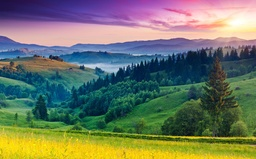
#> input picture lab_2/test.jpg, 256 x 159 px, shrunk from 2000 x 1240 before the run
$ python main.py
#> lines starting #> are read from the running program, lines starting #| are printed output that depends on the picture; after the words box and inside, x2 and y2 are one past the last pixel; in counts of white or black regions, pixels touching at a corner belong together
### lab_2/factory.py
import numpy as np
import matplotlib.pyplot as plt
import math


# =========================
# БАЗОВЫЕ ОПЕРАЦИИ
# =========================

def get_rgb_channels(img_rgb):
    height, width = img_rgb.shape[:2]
    R = np.zeros((height, width), dtype=np.uint8)
    G = np.zeros((height, width), dtype=np.uint8)
    B = np.zeros((height, width), dtype=np.uint8)
    for y in range(height):
        for x in range(width):
            R[y, x] = img_rgb[y, x, 0]
            G[y, x] = img_rgb[y, x, 1]
            B[y, x] = img_rgb[y, x, 2]
    return R, G, B, width, height


# [19 lines left out: function show_channels, not called in this run]


# =========================
# БИНАРИЗАЦИЯ
# =========================

def binarize_rgb_image(img_rgb, threshold=128):
    height, width = img_rgb.shape[:2]
    binary = np.zeros((height, width, 3), dtype=np.uint8)
    R = np.zeros((height, width), dtype=np.uint8)
    G = np.zeros((height, width), dtype=np.uint8)
    B = np.zeros((height, width), dtype=np.uint8)

    for y in range(height):
        for x in range(width):
            for c in range(3):
                val = img_rgb[y, x, c]
                if val >= threshold:
                    binary[y, x, c] = 255
                else:
                    binary[y, x, c] = 0
            R[y, x] = binary[y, x, 0]
            G[y, x] = binary[y, x, 1]
            B[y, x] = binary[y, x, 2]
    return binary, R, G, B


# =========================
# ЯРКОСТНЫЕ СРЕЗЫ
# =========================

def intensity_slicing(channel, low, high, slice_type=1):
    height, width = channel.shape
    result = np.zeros((height, width), dtype=np.uint8)
    for y in range(height):
        for x in range(width):
            val = channel[y, x]
            if slice_type == 1:
                result[y, x] = 255 if low <= val <= high else 0
            elif slice_type == 2:
                result[y, x] = 255 if low <= val <= high else val
            elif slice_type == 3:
                result[y, x] = 255 if val >= low else val
            else:
                result[y, x] = 0
    return result


def apply_slicing_to_rgb(img_rgb, low, high, slice_type=1):
    R = intensity_slicing(img_rgb[:, :, 0], low, high, slice_type)
    G = intensity_slicing(img_rgb[:, :, 1], low, high, slice_type)
    B = intensity_slicing(img_rgb[:, :, 2], low, high, slice_type)
    return R, G, B


# =========================
# ЛИНЕЙНОЕ КОНТРАСТИРОВАНИЕ
# =========================

def linear_contrast_rgb_channels(img_rgb, y_min=0, y_max=255):
    height, width = img_rgb.shape[:2]

    def stretch(channel):
        min_val = 255
        max_val = 0
        for y in range(height):
            for x in range(width):
                val = channel[y, x]
                if val < min_val:
                    min_val = val
                if val > max_val:
                    max_val = val

        stretched = np.zeros((height, width), dtype=np.uint8)
        for y in range(height):
            for x in range(width):
                val = channel[y, x]
                if max_val == min_val:
                    stretched[y, x] = val
                else:
                    tmp = int((val - min_val) / (max_val - min_val) * (y_max - y_min) + y_min)
                    stretched[y, x] = min(max(tmp, 0), 255)
        return stretched

    R = stretch(img_rgb[:, :, 0])
    G = stretch(img_rgb[:, :, 1])
    B = stretch(img_rgb[:, :, 2])
    return R, G, B


# =========================
# ПИЛООБРАЗНОЕ КОНТРАСТИРОВАНИЕ
# =========================

def saw_contrast_color(img_rgb, mode, N=3):
    height, width = img_rgb.shape[:2]

    def transform(channel):
        result = np.zeros((height, width), dtype=np.uint8)
        if mode == 1:
            x1, x2 = 80, 200
            for y in range(height):
                for x in range(width):
                    val = int(channel[y, x])
                    if val < x1 or val > x2:
                        result[y, x] = 100
                    else:
                        temp = (val - x1) * 255 / (x2 - x1)
                        result[y, x] = np.clip(int(temp), 0, 255)
        elif mode == 2:
            x1, x2 = 80, 200
            for y in range(height):
                for x in range(width):
                    val = int(channel[y, x])
                    if val < x1 or val > x2:
                        result[y, x] = 255
                    else:
                        temp = (val - x1) * 255 / (x2 - x1)
                        result[y, x] = np.clip(int(temp), 0, 255)
        elif mode == 3:
            x1, x2 = 50, 180
            for y in range(height):
                for x in range(width):
                    val = int(channel[y, x])
                    if x1 <= val <= x2:
                        temp = (val - x1) * 255 / (x2 - x1)
                        result[y, x] = np.clip(int(temp), 0, 255)
                    else:
                        result[y, x] = 0
        elif mode == 4:
            period = 256 / N
            for y in range(height):
                for x in range(width):
                    val = int(channel[y, x])
                    temp = (val % period) * 255 / period
                    result[y, x] = np.clip(int(temp), 0, 255)
        else:
            raise ValueError("mode должен быть 1,2,3 или 4")
        return result

    R = transform(img_rgb[:, :, 0])
    G = transform(img_rgb[:, :, 1])
    B = transform(img_rgb[:, :, 2])
    rgb = np.stack([R, G, B], axis=2)
    return R, G, B, rgb


# =========================
# СОЛЯРИЗАЦИЯ
# =========================

def solarize_image(img_rgb):
    height, width = img_rgb.shape[:2]
    R = img_rgb[:, :, 0].astype(np.float32)
    G = img_rgb[:, :, 1].astype(np.float32)
    B = img_rgb[:, :, 2].astype(np.float32)

    xmax_R = 0
    xmax_G = 0
    xmax_B = 0
    for y in range(height):
        for x in range(width):
            if R[y, x] > xmax_R:
                xmax_R = R[y, x]
            if G[y, x] > xmax_G:
                xmax_G = G[y, x]
            if B[y, x] > xmax_B:
                xmax_B = B[y, x]

    k_R = 4 / xmax_R if xmax_R != 0 else 0
    k_G = 4 / xmax_G if xmax_G != 0 else 0
    k_B = 4 / xmax_B if xmax_B != 0 else 0

    R_solarized = np.zeros((height, width), dtype=np.uint8)
    G_solarized = np.zeros((height, width), dtype=np.uint8)
    B_solarized = np.zeros((height, width), dtype=np.uint8)

    for y in range(height):
        for x in range(width):
            R_solarized[y, x] = int(k_R * R[y, x] * (xmax_R - R[y, x]))
            G_solarized[y, x] = int(k_G * G[y, x] * (xmax_G - G[y, x]))
            B_solarized[y, x] = int(k_B * B[y, x] * (xmax_B - B[y, x]))

    rgb_solarized = np.stack([R_solarized, G_solarized, B_solarized], axis=2)
    return R_solarized, G_solarized, B_solarized, rgb_solarized


# =========================
# ГАММА-КОРРЕКЦИЯ
# =========================

def gamma_correction_gray(img_rgb, gamma=3.0):
    height, width = img_rgb.shape[:2]
    corrected = np.zeros((height, width), dtype=np.uint8)
    for y in range(height):
        for x in range(width):
            R = img_rgb[y, x, 0]
            G = img_rgb[y, x, 1]
            B = img_rgb[y, x, 2]
            gray = 0.299 * R + 0.587 * G + 0.114 * B
            gray /= 255.0
            val = gray ** gamma * 255
            if val > 255:
                val = 255
            if val < 0:
                val = 0
            corrected[y, x] = int(val)
    return corrected


# =========================
# ГИСТОГРАММА
# =========================

def compute_color_histogram(img_rgb):
    height, width = img_rgb.shape[:2]
    hist_R = np.zeros(256, dtype=int)
    hist_G = np.zeros(256, dtype=int)
    hist_B = np.zeros(256, dtype=int)

    for y in range(height):
        for x in range(width):
            r = img_rgb[y, x, 0]
            g = img_rgb[y, x, 1]
            b = img_rgb[y, x, 2]
            hist_R[r] += 1
            hist_G[g] += 1
            hist_B[b] += 1
    return hist_R, hist_G, hist_B


def show_color_histogram(hist_R, hist_G, hist_B):
    plt.figure(figsize=(8, 4))
    plt.plot(hist_R, color='red', label='R')
    plt.plot(hist_G, color='green', label='G')
    plt.plot(hist_B, color='blue', label='B')
    plt.legend()
    plt.grid(True)
    plt.title("Гистограмма RGB")
    plt.show()


# =========================
# СЕРЫЙ МИР
# =========================

def gray_world_correction(img_rgb):
    height, width = img_rgb.shape[:2]
    sum_R = sum_G = sum_B = 0.0
    for y in range(height):
        for x in range(width):
            sum_R += img_rgb[y, x, 0]
            sum_G += img_rgb[y, x, 1]
            sum_B += img_rgb[y, x, 2]

    mean_R = sum_R / (height * width)
    mean_G = sum_G / (height * width)
    mean_B = sum_B / (height * width)
    mean_gray = (mean_R + mean_G + mean_B) / 3.0

    corrected = np.zeros_like(img_rgb, dtype=np.uint8)
    for y in range(height):
        for x in range(width):
            val_R = int(img_rgb[y, x, 0] * mean_gray / mean_R)
            val_G = int(img_rgb[y, x, 1] * mean_gray / mean_G)
            val_B = int(img_rgb[y, x, 2] * mean_gray / mean_B)
            corrected[y, x, 0] = min(max(val_R, 0), 255)
            corrected[y, x, 1] = min(max(val_G, 0), 255)
            corrected[y, x, 2] = min(max(val_B, 0), 255)
    return corrected


# =========================
# ЛОГ-КОРРЕКЦИЯ
# =========================

def log_correction(img_rgb):
    img_rgb_float = img_rgb.astype(np.float32)

    max_val = np.max(img_rgb_float)

    if max_val <= 0:
        max_val = 1

    c_factor = 255 / math.log(1 + max_val)

    log_img = c_factor * np.log(1 + img_rgb_float)

    log_img = np.clip(log_img, 0, 255).astype(np.uint8)

    return log_img


def show_comparison(original_rgb, processed_rgb, title):

    R_orig, G_orig, B_orig, _, _ = get_rgb_channels(original_rgb)
    R_proc, G_proc, B_proc, _, _ = get_rgb_channels(processed_rgb)

    fig, axes = plt.subplots(2, 4, figsize=(16, 8))

    # === ОРИГИНАЛ ===
    axes[0, 0].imshow(original_rgb)
    axes[0, 0].set_title("Оригинал RGB")
    axes[0, 0].axis("off")

    axes[0, 1].imshow(R_orig, cmap="gray")
    axes[0, 1].set_title("R канал")
    axes[0, 1].axis("off")

    axes[0, 2].imshow(G_orig, cmap="gray")
    axes[0, 2].set_title("G канал")
    axes[0, 2].axis("off")

    axes[0, 3].imshow(B_orig, cmap="gray")
    axes[0, 3].set_title("B канал")
    axes[0, 3].axis("off")

    # === РЕЗУЛЬТАТ ===
    axes[1, 0].imshow(processed_rgb)
    axes[1, 0].set_title(title + " RGB")
    axes[1, 0].axis("off")

    axes[1, 1].imshow(R_proc, cmap="gray")
    axes[1, 1].set_title("R канал")
    axes[1, 1].axis("off")

    axes[1, 2].imshow(G_proc, cmap="gray")
    axes[1, 2].set_title("G канал")
    axes[1, 2].axis("off")

    axes[1, 3].imshow(B_proc, cmap="gray")
    axes[1, 3].set_title("B канал")
    axes[1, 3].axis("off")

    plt.tight_layout()
    plt.show()

### lab_2/main.py
import cv2
import os
import numpy as np
import matplotlib.pyplot as plt
from factory import *

# =========================
# ЗАГРУЗКА
# =========================

current_dir = os.path.dirname(os.path.abspath(__file__))
image_path = os.path.join(current_dir, "test.jpg")

img = cv2.imread(image_path)
#> img is the input picture: shape (159, 256, 3); mean B, G, R 100.5, 118.8, 110.1
img_rgb = cv2.cvtColor(img, cv2.COLOR_BGR2RGB)

# =========================
# БИНАРИЗАЦИЯ
# =========================

binary, Rb, Gb, Bb = binarize_rgb_image(img_rgb, 128)
#> after the loop in binarize_rgb_image, `for y in range(height):`:
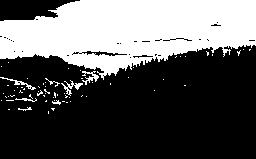
#> B: shape (159, 256); 34.8% white; 67 white regions (59 under 20 px), largest, box (x1, y1, x2, y2) and area: (0, 0, 256, 80) 13602, (61, 80, 83, 96) 102, (82, 71, 99, 85) 98
#> after the loop in binarize_rgb_image, `for y in range(height):`: G: shape (159, 256); 40.8% white; 149 white regions (131 under 20 px), largest, box (x1, y1, x2, y2) and area: (0, 98, 256, 159) 7028, (0, 0, 256, 54) 6905, (28, 46, 173, 56) 551
#> after the loop in binarize_rgb_image, `for y in range(height):`: R: shape (159, 256); 38.1% white; 67 white regions (59 under 20 px), largest, box (x1, y1, x2, y2) and area: (0, 0, 256, 56) 8878, (0, 125, 256, 159) 5511, (21, 56, 128, 73) 585
rgb_binary = np.stack([Rb, Gb, Bb], axis=2).astype(np.uint8)

show_comparison(img_rgb, rgb_binary, "Бинаризация")

# =========================
# ЯРКОСТНЫЕ СРЕЗЫ (RGB)
# =========================

for t in [1, 2, 3]:
    Rs, Gs, Bs = apply_slicing_to_rgb(img_rgb, 120, 200, t)
    rgb_slice = np.stack([Rs, Gs, Bs], axis=2).astype(np.uint8)

    show_comparison(img_rgb, rgb_slice, f"Срез тип {t}")

# =========================
# ЛИНЕЙНЫЙ КОНТРАСТ
# =========================

y_min = 0
y_max = 160

R_lc, G_lc, B_lc = linear_contrast_rgb_channels(img_rgb, y_min, y_max)
#> after the loop in stretch, `for y in range(height):`: max_val = 255; min_val = 0
#> after the loop in stretch, `for y in range(height):`:
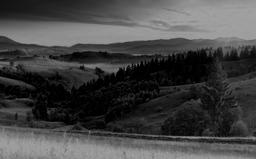
#> stretched: shape (159, 256); min 0, max 160, mean 68.6
#> after the loop in stretch (call 2), `for y in range(height):`: max_val = 255; min_val = 15
#> after the loop in stretch (call 2), `for y in range(height):`:
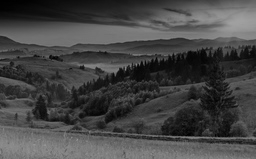
#> stretched: shape (159, 256); min 0, max 160, mean 68.9
rgb_lc = np.stack([R_lc, G_lc, B_lc], axis=2).astype(np.uint8)

show_comparison(img_rgb, rgb_lc, f"Линейный контраст [{y_min},{y_max}]")

# =========================
# ПИЛООБРАЗНОЕ
# =========================

for mode in [1, 2, 3, 4]:
    Rsc, Gsc, Bsc, rgb_sc = saw_contrast_color(img_rgb, mode)
    show_comparison(img_rgb, rgb_sc, f"Пилообразное тип {mode}")

# =========================
# СОЛЯРИЗАЦИЯ
# =========================

R_solar, G_solar, B_solar, img_solar = solarize_image(img_rgb)
#> after the loop in solarize_image, `for y in range(height):`: xmax_B = 251; xmax_G = 255
#> in solarize_image, `k_R = 4 / xmax_R if xmax_R != 0 else 0`: k_R = 0.0157
#> in solarize_image, `k_B = 4 / xmax_B if xmax_B != 0 else 0`: k_B = 0.0159
#> after the loop in solarize_image, `for y in range(height):`:
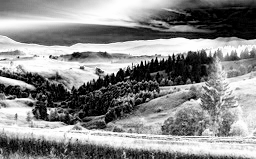
#> R_solarized: shape (159, 256); min 0, max 254, mean 138.1
show_comparison(img_rgb, img_solar, "Соляризация")

# =========================
# ГАММА (GRAYSCALE)
# =========================

gray_gamma = gamma_correction_gray(img_rgb, gamma=3)
#> after the loop in gamma_correction_gray, `for y in range(height):`:
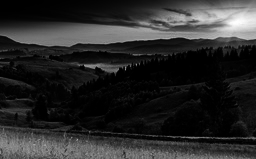
#> corrected: shape (159, 256); min 0, max 253, mean 41.7

fig, axes = plt.subplots(1, 2, figsize=(10, 5))

axes[0].imshow(img_rgb)
axes[0].set_title("Оригинал RGB")
axes[0].axis("off")

axes[1].imshow(gray_gamma, cmap="gray")
axes[1].set_title("Гамма-коррекция (Gray)")
axes[1].axis("off")

plt.tight_layout()
plt.show()

# =========================
# ГИСТОГРАММА
# =========================

hist_R, hist_G, hist_B = compute_color_histogram(img_rgb)
#> after the loop in compute_color_histogram, `for y in range(height):`: hist_B = 256 values, max 396 at index 182, min 0 at index 252, mean 159; hist_G = 256 values, max 298 at index 105, min 0 at index 0, mean 159; hist_R = 256 values, max 1671 at index 0, min 45 at index 189, mean 159
show_color_histogram(hist_R, hist_G, hist_B)
#> in show_color_histogram, `plt.show()`:
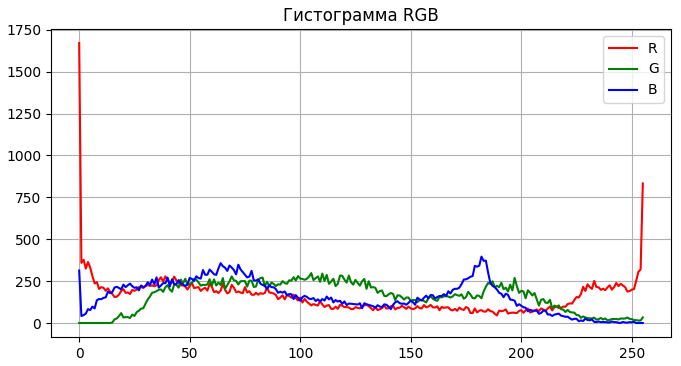
#> figure drawn by matplotlib, 1 panel; curve peaks at x = 0, y = 1671; curve peaks at x = 105, y = 298; curve peaks at x = 182, y = 396

# =========================
# СЕРЫЙ МИР
# =========================

gray_world = gray_world_correction(img_rgb)
#> after the loop in gray_world_correction, `for y in range(height):`: sum_B = 4092499; sum_G = 4835019; sum_R = 4482963
#> in gray_world_correction, `mean_R = sum_R / (height * width)`: mean_R = 110.1
#> in gray_world_correction, `mean_G = sum_G / (height * width)`: mean_G = 118.8
#> in gray_world_correction, `mean_B = sum_B / (height * width)`: mean_B = 100.5
#> in gray_world_correction, `mean_gray = (mean_R + mean_G + mean_B) / 3.0`: mean_gray = 109.8
show_comparison(img_rgb, gray_world, "Серый мир")

# =========================
# ЛОГ-КОРРЕКЦИЯ
# =========================

log_img = log_correction(img_rgb)
#> in log_correction, `max_val = np.max(img_rgb_float)`: max_val = 255
#> in log_correction, `c_factor = 255 / math.log(1 + max_val)`: c_factor = 45.99
show_comparison(img_rgb, log_img, "Логарифмическая коррекция")
#> after the loop in get_rgb_channels (call 24), `for y in range(height):`:
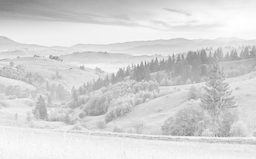
#> G: shape (159, 256); min 127, max 255, mean 213.6
